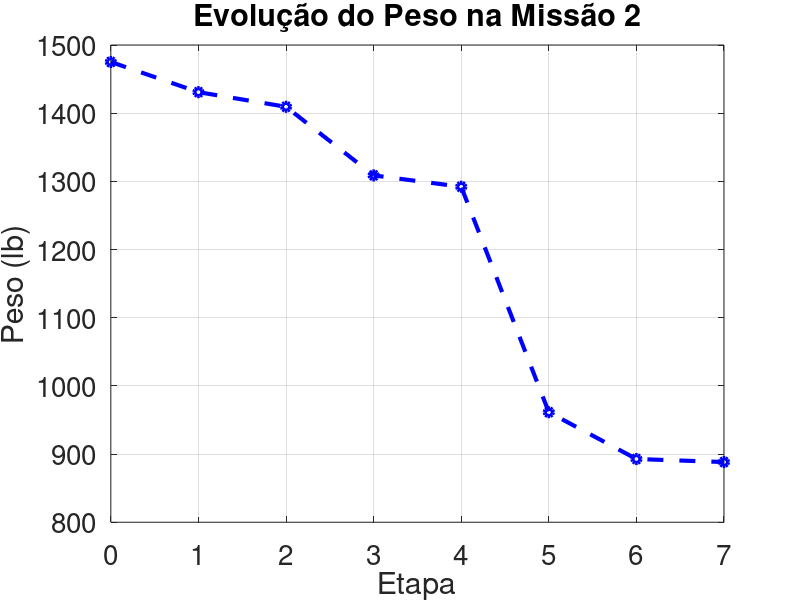

The MATLAB script that drew this image:
clc;
close all;
kmh_to_fts = 0.9113446583067 ;
kg_to_lb = 2.2046226218      ;
km_to_ft = 3280.84           ;

% --- Calculo MTOW da Missão 2 ---

% -- Considerando na missão:
% 0 - 1 Decolagem
% 1 - 2 Climb
% 2 - 3 Cruzeiro de 500 km a 150 km/h
% 3 - 4 Loiter de 0.5 horas
% 4 - 5 Alijamento
% 5 - 6 Cruzeiro de 500 km a 150 km/h
% 6 - 7 Pouso

Wdrop = 150 * kg_to_lb

% Fracao de peso vazio
A = 1.67  ;
c = -0.16 ;
Kvs = 1   ;

cargaAlar = 13.878;
potenciaPeso = 0.056;

a  = 0;
b  =  0.69;
c1 = -0.10;
c2 =  0.05;
c3 =  0.1;
c4 = -0.05;
c5 =  0.17;

AR = 14;
Vmax = 161.987;

WeW0 = @(W0) A * W0^c * Kvs;

WeW0 = @(W0) a + b*W0^c1*AR^c2*potenciaPeso^c3*(cargaAlar)^c4*Vmax^c5;

% Warmp up e decolagem
W1W0 = 0.97

% Subida ate Mach M
v = 150/3.6          ; % Velocidade (m/s)
T = 275.1            ; % Temperatura do ar (K)
a = sqrt(1.4*T*287)  ;
M = v/a              ;
%W2W1 = 1.0065 - 0.0325*M
W2W1 = 0.985

% Cruzeiro
C = 0.4/3600        ; % Consumo especifico (lb/s)
R = 500*km_to_ft    ; % Range (ft)
V = 150*kmh_to_fts  ; % Velocidade (ft/s)
LDmax = 18         ;
W3W2 = exp(-R*C / (V*LDmax) )
W6W5 = W3W2

% Loiter
E = 0.5*3600 ;
W4W3 = exp(-E*C/(0.866*LDmax))

% Descida
W7W6 = 0.995

% Alijamento
Wf04 = @(W0) 1.06*(1 - W4W3*W3W2*W2W1*W1W0)*W0;
W4 = @(W0) W0 - Wf04(W0);
W5 = @(W0) W4(W0) - Wdrop;
Wf57 = @(W0) 1.06*(1 - W7W6*W6W5)*(W5(W0));
Wf = @(W0) Wf04(W0) + Wf57(W0);

g = @(W0) W0 - ( Wdrop + WeW0(W0)*W0 + Wf(W0));

W0 = fzero(g, 1000)
WfW0 = Wf(W0)/W0
Wf = Wf(W0)
We = WeW0(W0)*W0

% --- plot
Wf = WfW0*W0
W1 = W1W0 * W0;
W2 = W2W1 * W1;
W3 = W3W2 * W2;
W4 = W4W3 * W3;
W5 = W4 - Wdrop;
W6 = W6W5 * W5;
W7 = W7W6 * W6

x = [0,1,2,3,4,5,6, 7];
plot(x,[W0,W1,W2,W3,W4,W5,W6,W7], 'b--o', 'LineWidth', 3)
grid('on')

title('Evolução do Peso na Missão 2', 'FontSize', 25)
xlabel('Etapa', 'FontSize', 25)
ylabel('Peso (lb)', 'FontSize', 25)

set(gca, 'FontSize', 20)  % controla os números dos eixos (ticks)
